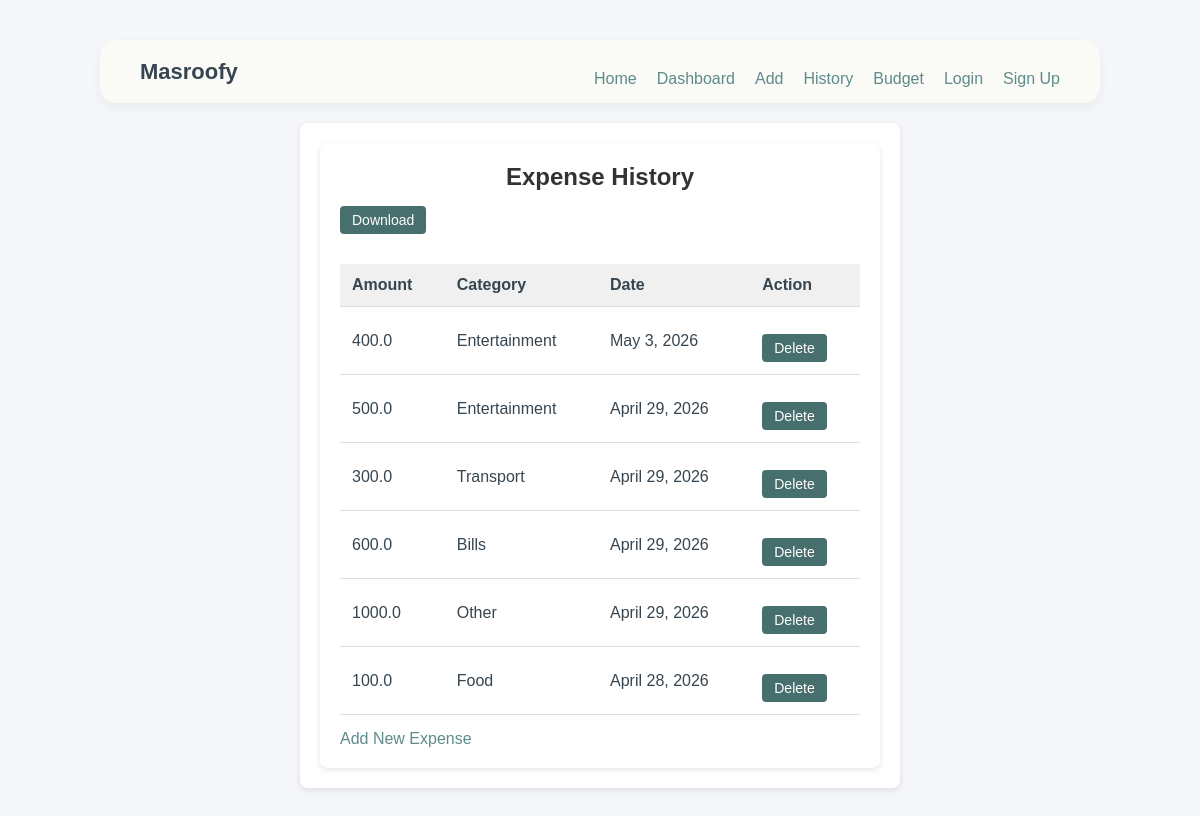
/expenses/history/, run on an earlier commit of the app's database.
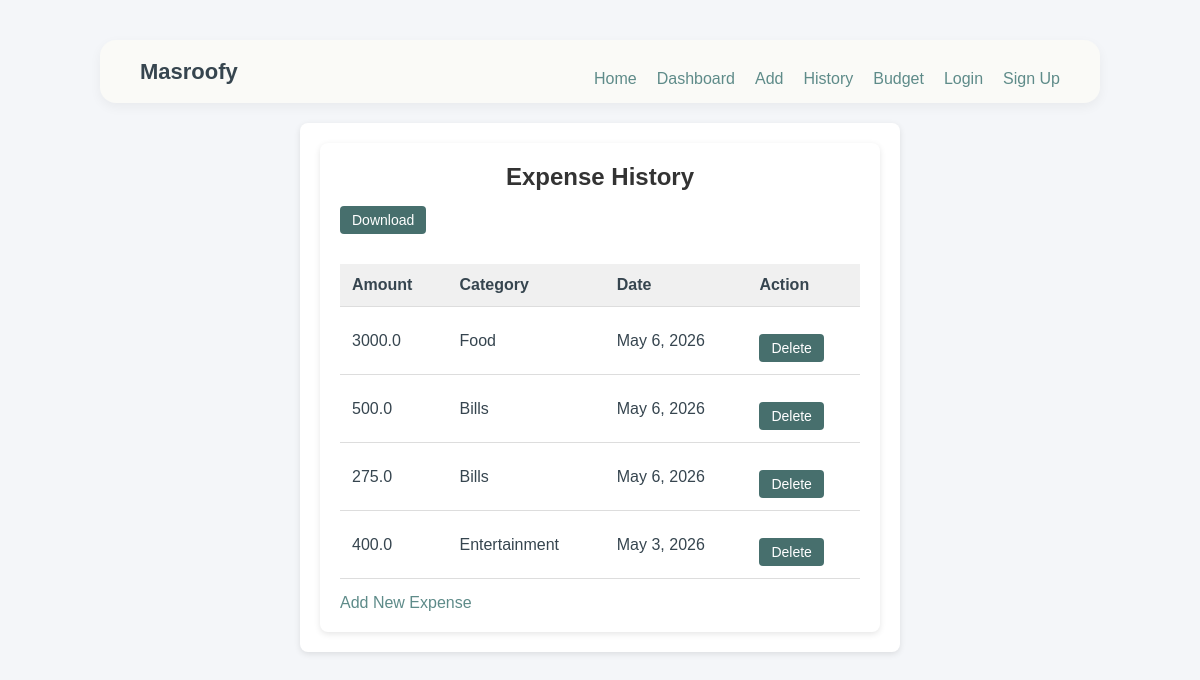
And on a later commit of the database.
### expenses/models.py (models this page shows, shortened)
class Log(models.Model):
    amount = models.FloatField()
    date = models.DateField(auto_now_add=True)
    category = models.ForeignKey(Category, on_delete=models.CASCADE)

class Category(models.Model):
    name = models.CharField(max_length=100)

### expenses/views.py (the view)
# urls.py: path('history/', views.history, name='history'),
def history(request):
    logs = Log.objects.all().order_by('-date')
    return render(request, 'expenses/history.html', {'logs': logs})

### expenses/templates/expenses/history.html (shortened to what this page needs)
{% extends 'base.html' %}
{% block content %}
<!DOCTYPE html>
<html>
<head>
</head>
<body>
<div class="container">
    <h2>Expense History</h2>
    <a href="{% url 'export' %}" class="delete-btn" style="background: #476F6D; margin-bottom: 15px;"> Download </a>
    {% if logs %}
    <table>
        <tr>
            <th>Amount</th>
            <th>Category</th>
            <th>Date</th>
            <th>Action</th>
        </tr>
        {% for log in logs %}
        <tr>
            <td>{{ log.amount }}</td>
            <td>{{ log.category.name }}</td>
            <td>{{ log.date }}</td>
            <td><a href="{% url 'delete' log.id %}" class="delete-btn">Delete</a></td>
        </tr>
        {% endfor %}
    </table>
    {% else %}
        <p>No expenses found.</p>
    {% endif %}
    <a href="{% url 'add' %}">Add New Expense</a>
</div>
</body>
</html>
{% endblock %}

What changed in the data, as far as the page shows it:
removed Log: amount "500.0", category.name "Entertainment", date "April 29, 2026"
removed Log: amount "300.0", category.name "Transport", date "April 29, 2026"
removed Log: amount "600.0", category.name "Bills", date "April 29, 2026"
removed Log: amount "1000.0", category.name "Other", date "April 29, 2026"
removed Log: amount "100.0", category.name "Food", date "April 28, 2026"
added Log: amount "3000.0", category.name "Food", date "May 6, 2026"
added Log: amount "500.0", category.name "Bills", date "May 6, 2026"
added Log: amount "275.0", category.name "Bills", date "May 6, 2026"
